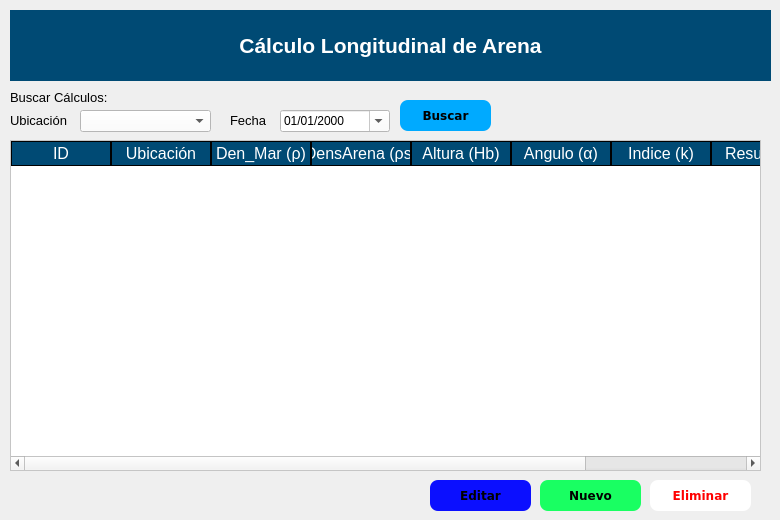
             <widget class="QWidget" name="page_calculo">
              <widget class="QLabel" name="label_19">
               <property name="geometry">
                <rect>
                 <x>10</x>
                 <y>10</y>
                 <width>761</width>
                 <height>71</height>
                </rect>
               </property>
               <property name="styleSheet">
                <string notr="true">background-color: rgb(0,74,116);
color: rgb(255, 255, 255);</string>
               </property>
               <property name="text">
                <string>&lt;html&gt;&lt;head/&gt;&lt;body&gt;&lt;p align=&quot;center&quot;&gt;&lt;span style=&quot; font-size:16pt; font-weight:600;&quot;&gt;Cálculo Longitudinal de Arena&lt;/span&gt;&lt;/p&gt;&lt;/body&gt;&lt;/html&gt;</string>
               </property>
              </widget>
              <widget class="QLabel" name="label_20">
               <property name="geometry">
                <rect>
                 <x>20</x>
                 <y>10</y>
                 <width>71</width>
                 <height>71</height>
                </rect>
               </property>
               <property name="styleSheet">
                <string notr="true">background-color: #000000ff;</string>
               </property>
               <property name="text">
                <string/>
               </property>
               <property name="pixmap">
                <pixmap>pngwing.com(1).png</pixmap>
               </property>
               <property name="scaledContents">
                <bool>true</bool>
               </property>
              </widget>
              <widget class="QTableWidget" name="table_Calculos">
               <property name="geometry">
                <rect>
                 <x>10</x>
                 <y>140</y>
                 <width>751</width>
                 <height>331</height>
                </rect>
               </property>
               <property name="styleSheet">
                <string notr="true">QTableWidget{
background-color: rgb(255, 255, 255);
color: rgb(0, 0, 0);
gridline-color: rgb(0,74,116);
font-size:12pt;
color: rgb(0, 0, 0);
}
QHeaderView::section{
background-color: rgb(0,74,116);
color: rgb(255, 255, 255);
border:1px solid rgb(0,0,0);
font-size:12pt;

}
QTableWidgetQTableCornerButton::section{
background-color: rgb(255, 255, 255);
border:1px solid rgb(255,255,255);
}</string>
               </property>
               <column>
                <property name="text">
                 <string>ID</string>
                </property>
               </column>
               <column>
                <property name="text">
                 <string>Ubicación</string>
                </property>
               </column>
               <column>
                <property name="text">
                 <string>Den_Mar (ρ)</string>
                </property>
               </column>
               <column>
                <property name="text">
                 <string>DensArena (ρs)</string>
                </property>
               </column>
               <column>
                <property name="text">
                 <string>Altura (Hb)</string>
                </property>
               </column>
               <column>
                <property name="text">
                 <string>Angulo (α)</string>
                </property>
               </column>
               <column>
                <property name="text">
                 <string>Indice (k)</string>
                </property>
               </column>
               <column>
                <property name="text">
                 <string>Resultado</string>
                </property>
               </column>
               <column>
                <property name="text">
                 <string>Fecha</string>
                </property>
               </column>
              </widget>
              <widget class="QPushButton" name="button_EditarCalculo">
               <property name="geometry">
                <rect>
                 <x>430</x>
                 <y>480</y>
                 <width>101</width>
                 <height>31</height>
                </rect>
               </property>
               <property name="font">
                <font>
                 <family>Verdana</family>
                 <pointsize>9</pointsize>
                 <weight>75</weight>
                 <bold>true</bold>
                </font>
               </property>
               <property name="styleSheet">
                <string notr="true">QPushButton{
background-color: rgb(11, 15, 255);
color: rgb(0, 0, 0);
border-radius:8px;
}

QPushButton:hover{
background-color: rgb(16, 132, 255);
border-top-left-radius:12px;
border-bottom-left-radius:12px;

}</string>
               </property>
               <property name="text">
                <string>Editar</string>
               </property>
               <property name="icon">
                <iconset>
                 <normaloff>compose_edit_modify_icon_177770.png</normaloff>compose_edit_modify_icon_177770.png</iconset>
               </property>
               <property name="iconSize">
                <size>
                 <width>30</width>
                 <height>30</height>
                </size>
               </property>
              </widget>
              <widget class="QPushButton" name="button_NuevoCalculo">
               <property name="geometry">
                <rect>
                 <x>540</x>
                 <y>480</y>
                 <width>101</width>
                 <height>31</height>
                </rect>
               </property>
               <property name="font">
                <font>
                 <family>Verdana</family>
                 <pointsize>9</pointsize>
                 <weight>75</weight>
                 <bold>true</bold>
                </font>
               </property>
               <property name="styleSheet">
                <string notr="true">
QPushButton{
color: rgb(0, 0, 0);
	background-color: rgb(25, 255, 98);
border-radius:8px;
}

QPushButton:hover{
background-color: rgb(47, 255, 158);
border-top-left-radius:12px;
border-bottom-left-radius:12px;

}</string>
               </property>
               <property name="text">
                <string>Nuevo</string>
               </property>
               <property name="icon">
                <iconset>
                 <normaloff>new-document-icon-16.png</normaloff>new-document-icon-16.png</iconset>
               </property>
               <property name="iconSize">
                <size>
                 <width>30</width>
                 <height>30</height>
                </size>
               </property>
              </widget>
              <widget class="QPushButton" name="button_EliminarCalculo">
               <property name="geometry">
                <rect>
                 <x>650</x>
                 <y>480</y>
                 <width>101</width>
                 <height>31</height>
                </rect>
               </property>
               <property name="font">
                <font>
                 <family>Verdana</family>
                 <pointsize>9</pointsize>
                 <weight>75</weight>
                 <bold>true</bold>
                </font>
               </property>
               <property name="styleSheet">
                <string notr="true">QPushButton{
color: rgb(255, 0, 0);
	background-color: rgb(255, 255, 255);
border-radius:8px;
}

QPushButton:hover{
background-color: rgb(255, 120, 129);
border-top-left-radius:12px;
border-bottom-left-radius:12px;

}</string>
               </property>
               <property name="text">
                <string>Eliminar</string>
               </property>
               <property name="icon">
                <iconset>
                 <normaloff>trash-icon-free-12.png</normaloff>trash-icon-free-12.png</iconset>
               </property>
               <property name="iconSize">
                <size>
                 <width>30</width>
                 <height>30</height>
                </size>
               </property>
              </widget>
              <widget class="QLabel" name="label_25">
               <property name="geometry">
                <rect>
                 <x>10</x>
                 <y>90</y>
                 <width>121</width>
                 <height>16</height>
                </rect>
               </property>
               <property name="text">
                <string>&lt;html&gt;&lt;head/&gt;&lt;body&gt;&lt;p&gt;&lt;span style=&quot; font-size:10pt;&quot;&gt;Buscar Cálculos:&lt;/span&gt;&lt;/p&gt;&lt;/body&gt;&lt;/html&gt;</string>
               </property>
              </widget>
              <widget class="QLabel" name="label_26">
               <property name="geometry">
                <rect>
                 <x>10</x>
                 <y>110</y>
                 <width>61</width>
                 <height>21</height>
                </rect>
               </property>
               <property name="text">
                <string>&lt;html&gt;&lt;head/&gt;&lt;body&gt;&lt;p&gt;&lt;span style=&quot; font-size:10pt;&quot;&gt;Ubicación&lt;/span&gt;&lt;/p&gt;&lt;/body&gt;&lt;/html&gt;</string>
               </property>
              </widget>
              <widget class="QLabel" name="label_27">
               <property name="geometry">
                <rect>
                 <x>230</x>
                 <y>110</y>
                 <width>61</width>
                 <height>21</height>
                </rect>
               </property>
               <property name="text">
                <string>&lt;html&gt;&lt;head/&gt;&lt;body&gt;&lt;p&gt;&lt;span style=&quot; font-size:10pt;&quot;&gt;Fecha&lt;/span&gt;&lt;/p&gt;&lt;/body&gt;&lt;/html&gt;</string>
               </property>
              </widget>
              <widget class="QDateEdit" name="dateEditCalculo">
               <property name="geometry">
                <rect>
                 <x>280</x>
                 <y>110</y>
                 <width>110</width>
                 <height>22</height>
                </rect>
               </property>
               <property name="styleSheet">
                <string notr="true">background-color: rgb(255, 255, 255);</string>
               </property>
               <property name="displayFormat">
                <string>dd/MM/yyyy</string>
               </property>
               <property name="calendarPopup">
                <bool>true</bool>
               </property>
              </widget>
              <widget class="QComboBox" name="comboBoxUbicacion">
               <property name="geometry">
                <rect>
                 <x>80</x>
                 <y>110</y>
                 <width>131</width>
                 <height>22</height>
                </rect>
               </property>
               <property name="styleSheet">
                <string notr="true">background-color: rgb(255, 255, 255);</string>
               </property>
              </widget>
              <widget class="QPushButton" name="button_BuscarCalculos">
               <property name="geometry">
                <rect>
                 <x>400</x>
                 <y>100</y>
                 <width>91</width>
                 <height>31</height>
                </rect>
               </property>
               <property name="font">
                <font>
                 <family>Verdana</family>
                 <pointsize>9</pointsize>
                 <weight>75</weight>
                 <bold>true</bold>
                </font>
               </property>
               <property name="styleSheet">
                <string notr="true">QPushButton{
background-color: rgb(0, 170, 255);
border-radius:8px;
}

QPushButton:hover{
background-color: rgb(0, 196, 255);
border-top-left-radius:12px;
border-bottom-left-radius:12px;

}</string>
               </property>
               <property name="text">
                <string>Buscar</string>
               </property>
               <property name="icon">
                <iconset>
                 <normaloff>pngwing.com.png</normaloff>pngwing.com.png</iconset>
               </property>
               <property name="iconSize">
                <size>
                 <width>30</width>
                 <height>30</height>
                </size>
               </property>
              </widget>
             </widget>
